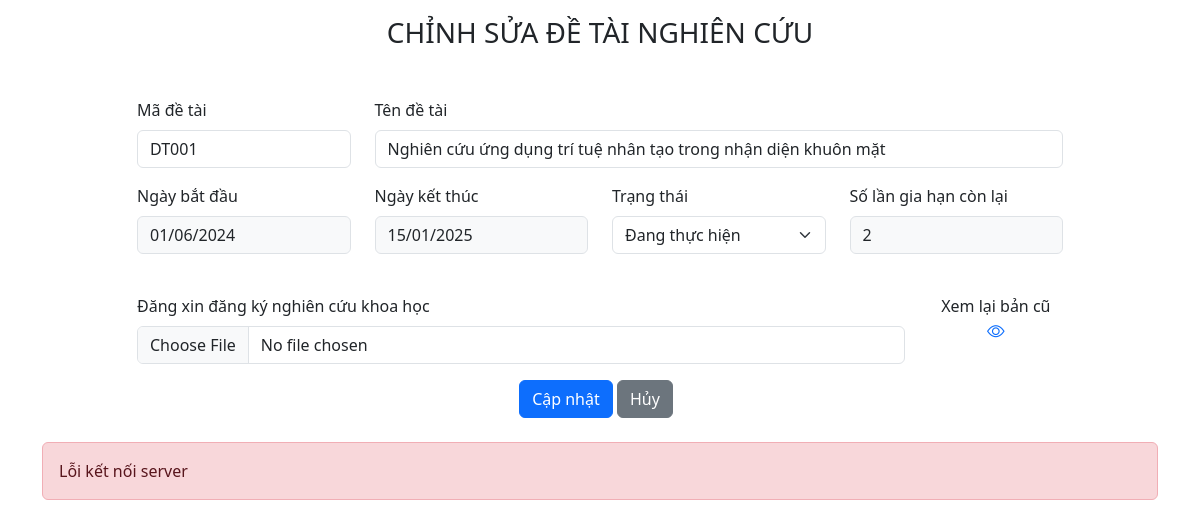
Screenshot of /views/project/edit_project.php?id=1 (signed in) with the database file from the repository.
### tables this page shows
CREATE TABLE projects (
    id INT NOT NULL AUTO_INCREMENT,
    project_code VARCHAR(15) NOT NULL UNIQUE,
    project_name NVARCHAR(250) NOT NULL UNIQUE,
    date_created DATETIME NOT NULL,
    date_start DATE NOT NULL,
    date_finish DATE NOT NULL,
    status ENUM('Not started', 'In progress', 'Completed', 'Canceled', 'Pending extension') NOT NULL,
    number_extension INT NOT NULL DEFAULT 2 CHECK (number_extension >= 0),
    uuid VARCHAR(255) NOT NULL UNIQUE,
    file MEDIUMBLOB NOT NULL,
    PRIMARY KEY (id),
    INDEX idx_uuid (uuid),
    CONSTRAINT check_dates CHECK (date_finish >= date_start)
);

### functions/project_functions.php (called while the page is built, shortened)
<?php
function getProjectById($id) {
    $conn = getDbConnection();
    $sql = "SELECT id, project_code, project_name, date_created, date_start, date_finish, status, number_extension, uuid
            FROM projects WHERE id = ? LIMIT 1";
    $stmt = mysqli_prepare($conn, $sql);
    if ($stmt) {
        mysqli_stmt_bind_param($stmt, "i", $id);
        mysqli_stmt_execute($stmt);
        $result = mysqli_stmt_get_result($stmt);
        if (mysqli_num_rows($result) > 0) {
            $project = mysqli_fetch_assoc($result);
            return $project;
        }
    }
    return null;
}
?>

### handle/project_process.php (called while the page is built, shortened)
<?php
require_once __DIR__ . '/../functions/project_functions.php';
function handleGetProjectById($id) {
    return getProjectById($id);
}
?>

### views/project/edit_project.php (the view, shortened to what this page needs)
<?php
include __DIR__ . '/../header.php';
?>
<head>
    <link href="https://cdn.jsdelivr.net/npm/bootstrap@5.3.3/dist/css/bootstrap.min.css" rel="stylesheet">
    <link href="https://cdn.jsdelivr.net/npm/bootstrap-icons@1.11.0/font/bootstrap-icons.css" rel="stylesheet">
</head>
<body>
    <body>
        <div class="container mt-3">
            <h3 class="mt-3 mb-4 text-center">CHỈNH SỬA ĐỀ TÀI NGHIÊN CỨU</h3>
            <br>
            <?php
            require_once __DIR__ . '/../../handle/project_process.php';
            $project = handleGetProjectById($id);
            ?>
            <div class="row justify-content-center">
                <div class="col-md-10">
                    <div class="">
                        <div class="card-body">
                            <form action="../../handle/project_process.php" method="POST" enctype="multipart/form-data">
                                <div class="row mb-3">
                                    <div class="col-md-3">
                                        <label for="project_code" class="form-label">Mã đề tài</label>
                                        <input type="text" class="form-control" id="project_code" name="project_code"
                                            value="<?php echo htmlspecialchars($project['project_code']); ?>" required>
                                    </div>
                                    <div class="col-md-9">
                                        <label for="project_name" class="form-label">Tên đề tài</label>
                                        <input type="text" class="form-control" id="project_name" name="project_name"
                                            value="<?php echo htmlspecialchars($project['project_name']); ?>" required>
                                    </div>
                                </div>
                                <div class="row mb-3">
                                    <div class="col-md-3">
                                        <label for="date_start" class="form-label">Ngày bắt đầu</label>
                                        <div class="form-control bg-light">
                                            <?php echo date('d/m/Y', strtotime($project['date_start'])); ?>
                                        </div>
                                    </div>
                                    <div class="col-md-3">
                                        <label for="date_finish" class="form-label">Ngày kết thúc</label>
                                        <div class="form-control bg-light">
                                            <?php echo date('d/m/Y', strtotime($project['date_finish'])); ?>
                                        </div>
                                    </div>
                                    <div class="col-md-3">
                                        <label for="status" class="form-label">Trạng thái</label>
                                        <select class="form-select" id="status" name="status" required>
                                            <option value="In progress" <?php if ($project['status'] == 'In progress')
                                                echo 'selected'; ?>>Đang thực hiện</option>
                                        </select>
                                    </div>
                                    <div class="col-md-3">
                                        <label for="number_extension" class="form-label">Số lần gia hạn còn
                                            lại</label>
                                        <div class="form-control bg-light">
                                            <?php echo htmlspecialchars($project['number_extension']); ?>
                                        </div>
                                    </div>
                                </div>
                                <br>
                                <div class="row mb-3">
                                    <div class="col-md-10">
                                        <label for="project_file" class="form-label">Đăng xin đăng ký nghiên cứu khoa
                                            học</label>
                                        <input type="file" class="form-control" id="project_file" name="project_file"
                                            accept=".pdf">
                                    </div>
                                    <div class="col-md-2 text-center">
                                        Xem lại bản cũ
                                        <br>
                                        <i class="bi bi-eye action-icon"
                                            onmouseover="this.className='bi bi-eye-fill action-icon'"
                                            onmouseout="this.className='bi bi-eye action-icon'"
                                            onclick="window.open('../project.php?uuid=<?php echo htmlspecialchars($project['uuid']); ?>', '_blank')"
                                            title="Xem chi tiết đề tài"></i>
                                    </div>
                                </div>
                                <div class="gap-2 text-center">
                                    <button type="submit" class="btn btn-primary">Cập nhật</button>
                                    <a href="../project.php" class="btn btn-secondary me-md-2">Hủy</a>
                                </div>
                            </form>
                        </div>
                    </div>
                </div>
            </div>
            <div class="row mt-4">
                <div class="col-md-12">
                    <div id="dynamic-content"></div>
                </div>
            </div>
        </div>
    </body>
    </html>

### views/project/edit_project.php (style rules this page uses)
.action-icon { cursor: pointer; transition: all 0.2s ease; color: #0d6efd; font-size: 1.1em; }

### rows the page displays
projects: project_code "DT001", project_name "Nghiên cứu ứng dụng trí tuệ nhân tạo trong nhận diện khuôn mặt", date_start "01/06/2024", date_finish "15/01/2025", status "Đang thực hiện", number_extension "2"
